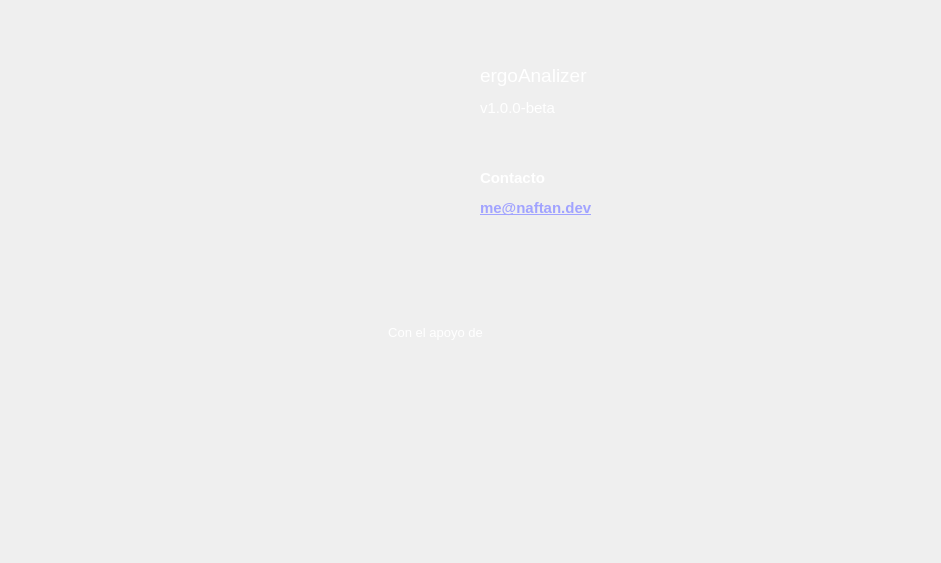
<?xml version="1.0" encoding="UTF-8"?>
<ui version="4.0">
 <class>Frame</class>
 <widget class="QFrame" name="Frame">
  <property name="geometry">
   <rect>
    <x>0</x>
    <y>0</y>
    <width>941</width>
    <height>563</height>
   </rect>
  </property>
  <property name="windowTitle">
   <string>Frame</string>
  </property>
  <property name="styleSheet">
   <string notr="true">
border-radius: 16px;</string>
  </property>
  <layout class="QVBoxLayout" name="verticalLayout_2">
   <property name="spacing">
    <number>0</number>
   </property>
   <property name="leftMargin">
    <number>0</number>
   </property>
   <property name="topMargin">
    <number>0</number>
   </property>
   <property name="rightMargin">
    <number>0</number>
   </property>
   <property name="bottomMargin">
    <number>0</number>
   </property>
   <item>
    <widget class="QFrame" name="frame_2">
     <property name="frameShape">
      <enum>QFrame::StyledPanel</enum>
     </property>
     <property name="frameShadow">
      <enum>QFrame::Raised</enum>
     </property>
     <widget class="QLabel" name="label">
      <property name="geometry">
       <rect>
        <x>220</x>
        <y>50</y>
        <width>191</width>
        <height>181</height>
       </rect>
      </property>
      <property name="text">
       <string/>
      </property>
      <property name="pixmap">
       <pixmap>../imagenes/ergoAnalyzer-logo.png</pixmap>
      </property>
      <property name="scaledContents">
       <bool>true</bool>
      </property>
     </widget>
     <widget class="QLabel" name="label_2">
      <property name="geometry">
       <rect>
        <x>480</x>
        <y>50</y>
        <width>191</width>
        <height>181</height>
       </rect>
      </property>
      <property name="text">
       <string>&lt;html&gt;&lt;head/&gt;&lt;body&gt;&lt;p&gt;&lt;span style=&quot; font-size:14pt; color:#ffffff;&quot;&gt;ergoAnalizer &lt;/span&gt;&lt;/p&gt;&lt;p&gt;&lt;span style=&quot; font-size:11pt; color:#ffffff;&quot;&gt;v1.0.0-beta&lt;/span&gt;&lt;/p&gt;&lt;p&gt;&lt;br/&gt;&lt;/p&gt;&lt;p&gt;&lt;span style=&quot; font-size:11pt; font-weight:600; color:#ffffff;&quot;&gt;Contacto&lt;/span&gt;&lt;/p&gt;&lt;p&gt;&lt;span style=&quot; font-size:11pt; font-weight:600; text-decoration: underline; color:#a1a3ff;&quot;&gt;me@naftan.dev&lt;/span&gt;&lt;/p&gt;&lt;/body&gt;&lt;/html&gt;</string>
      </property>
      <property name="scaledContents">
       <bool>true</bool>
      </property>
      <property name="wordWrap">
       <bool>true</bool>
      </property>
     </widget>
    </widget>
   </item>
   <item>
    <widget class="QFrame" name="frame">
     <property name="frameShape">
      <enum>QFrame::StyledPanel</enum>
     </property>
     <property name="frameShadow">
      <enum>QFrame::Raised</enum>
     </property>
     <widget class="QLabel" name="label_3">
      <property name="geometry">
       <rect>
        <x>320</x>
        <y>30</y>
        <width>231</width>
        <height>41</height>
       </rect>
      </property>
      <property name="text">
       <string>&lt;html&gt;&lt;head/&gt;&lt;body&gt;&lt;p align=&quot;center&quot;&gt;&lt;span style=&quot; font-size:10pt; color:#ffffff;&quot;&gt;Con el apoyo de&lt;/span&gt;&lt;/p&gt;&lt;/body&gt;&lt;/html&gt;</string>
      </property>
      <property name="scaledContents">
       <bool>true</bool>
      </property>
      <property name="wordWrap">
       <bool>true</bool>
      </property>
     </widget>
     <widget class="QLabel" name="label_4">
      <property name="geometry">
       <rect>
        <x>470</x>
        <y>90</y>
        <width>161</width>
        <height>151</height>
       </rect>
      </property>
      <property name="text">
       <string/>
      </property>
      <property name="pixmap">
       <pixmap>../imagenes/Arboriente-logo.png</pixmap>
      </property>
      <property name="scaledContents">
       <bool>true</bool>
      </property>
     </widget>
     <widget class="QLabel" name="label_5">
      <property name="geometry">
       <rect>
        <x>240</x>
        <y>90</y>
        <width>171</width>
        <height>151</height>
       </rect>
      </property>
      <property name="text">
       <string/>
      </property>
      <property name="pixmap">
       <pixmap>../imagenes/ESPOCH-logo.png</pixmap>
      </property>
      <property name="scaledContents">
       <bool>true</bool>
      </property>
     </widget>
    </widget>
   </item>
  </layout>
 </widget>
 <resources/>
 <connections/>
</ui>
